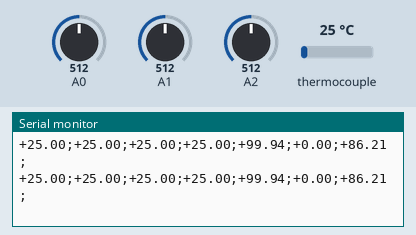
Bench run of a sketch on a simulated Arduino Uno, built with avr-gcc and run on an emulated ATmega328P. Shown: the last lines printed to the serial monitor. The inputs (shaded band) are chosen by the test bench; at power-on: thermocouple 25 °C, A0 = 512, A1 = 512, A2 = 512.

Above: at 1.7 s.
1.8 s: thermocouple set to 6 °C
At 1.91 s:
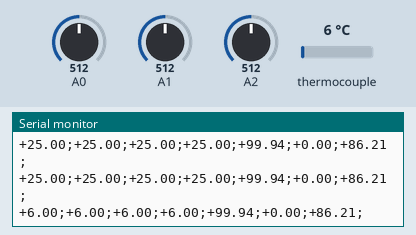
3.3 s: A0 set to 716
At 3.31 s:
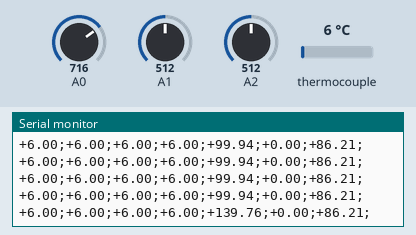
4.8 s: A1 set to 716
At 4.81 s:
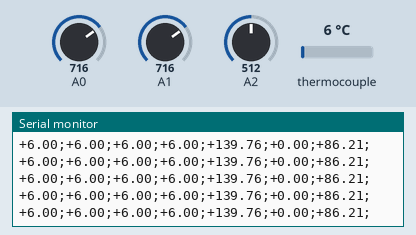
6.3 s: A2 set to 716
At 6.32 s:
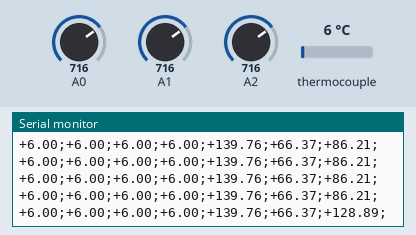
7.8 s: thermocouple set to 75 °C
At 7.83 s:
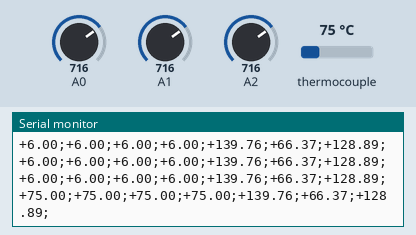
9.3 s: A0 set to 992
At 9.34 s:
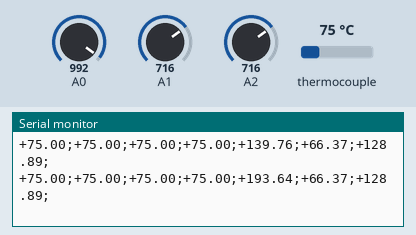
Timing chart, 0 to 11.8 s (numbered marks = the images above; inputs shaded):
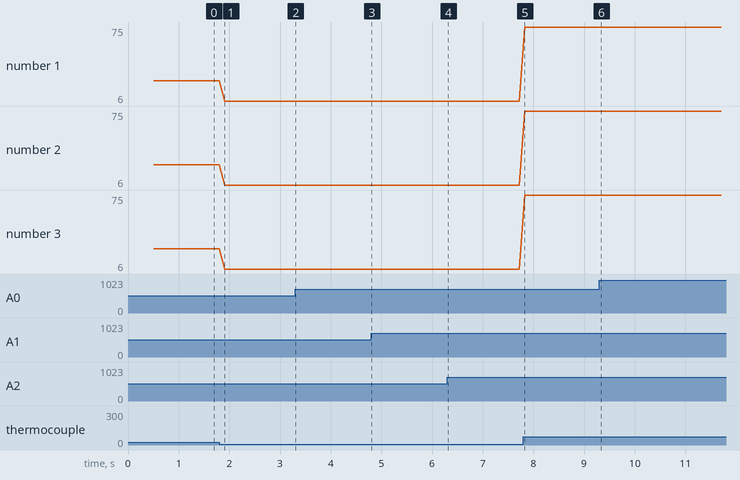

The sketch:

firmware_sketch.ino
```cpp
#include <Adafruit_MAX31855.h>

// I/O definitions
#define T_CLK 2
#define T_CS 3
#define T_DO 4
#define T_D1 5
#define T_D2 6
#define T_D3 7
#define VOLTAGE_ANALOG 0
#define CURRENT_ANALOG 1
#define PRESSURE_ANALOG 2

#define PRECISION 2
#define V_REF 2.49856
#define V_RES 0.00488
#define R_RATIO 0.025
#define SEPARATOR ";"

// Function prototypes
void read4Temps(int[], int, double[], int);
void readNAnalogs(int[], int, int[]);
String toStrVolts(int);
String toStrAmpere(int);
String toStrBar(int);

String doubleToString(double, uint8_t);

// Global variables
int dPins[4] = {T_DO, T_D1, T_D2, T_D3};
int analogInputs[3] = {VOLTAGE_ANALOG, CURRENT_ANALOG, PRESSURE_ANALOG};
double tCel[4] = {0.0, 0.0, 0.0, 0.0};
int analogReads[3] = {0, 0, 0};

void setup(){

    Serial.begin(115200);
    delay(500);
}

void loop(){

    // Reading sensors
    readNTemps(dPins, (sizeof(dPins)/sizeof(dPins[0])), tCel, (sizeof(tCel)/sizeof(tCel[0])));

    readNAnalogs(analogInputs, (sizeof(analogInputs)/sizeof(analogInputs[0])), analogReads);

    // Sending measurements to serial port
    String measurements = String("t0;t1;t2;t3;v;i;p;");

    // Tokens replacement loop
    for (int i = 0; i < 7; i++)
    {
        if (i < 4)
        {
            String temp = doubleToString(tCel[i], PRECISION);
            String tokenTemp = "t" + String(i);
            measurements.replace(tokenTemp, temp);
        }

        if ((i > 3) && (i < 5))
        {
            String voltage = toStrVolts(analogReads[i - 4]);
            String tokenVolt = "v";
            measurements.replace(tokenVolt, voltage);
        }
        if ((i > 4) && (i < 6))
        {
            String current = toStrAmpere(analogReads[i - 4]);
            String tokenCurrent = "i";
            measurements.replace(tokenCurrent, current);
        }
        if (i > 5)
        {
            String pressure = toStrBar(analogReads[i - 4]);
            String tokenPressure = "p";
            measurements.replace(tokenPressure, pressure);
        }
    }

    Serial.print(measurements + "\n");
    delay(100);

}

void readNTemps(int pins[], int pLen, double temps[], int tLen)
{
    // Cyclic thermocouples reader
    for (int i = 0; (i < pLen) && (i < tLen); i++)
    {
        Adafruit_MAX31855 thermocouple(T_CLK, T_CS, dPins[i]);
        temps[i] = thermocouple.readCelsius();
    }
}

void readNAnalogs(int analogIns[], int inLen, int analogReads[])
{
    for (int i = 0; i < inLen; i++)
        {
            analogReads[i] = analogRead(analogIns[i]);
        }
}

String toStrVolts(int adcOut)
{
    double dVoltage = (double)adcOut * V_RES * (1/R_RATIO);
    String strVoltage = doubleToString(dVoltage, PRECISION);
    return strVoltage;
}

String toStrAmpere(int adcOut)
{
    double vOffset = V_REF; // @ 0A +- 0.030V
    double vOutRaw = (adcOut * V_RES) - V_REF;
    double iOut = vOutRaw/0.015;
    String  strI = doubleToString(iOut, PRECISION);
    return strI;
}

String toStrBar(int adcOut)
{
    double pRaw = (adcOut - 100)*V_RES;
    double pOut = (172.3689 * pRaw) / 4.02;
    String strP = doubleToString(pOut, PRECISION);  // dummy output
    return strP;
}

String doubleToString(double number, uint8_t digits)
{
    String str = String("");

    if (isnan(number)) return String("nan");
    if (isinf(number)) return String("inf");
    if (number > 4294967040.0) return String("ovf");  // constant determined empirically
    if (number <-4294967040.0) return String("ovf");  // constant determined empirically

    // Handle negative numbers
    if (number < 0.0)
    {
       str += "-";
       number = -number;
    }
    else
    {
       str += "+";
    }

    // Round correctly so that print(1.999, 2) prints as "2.00"
    double rounding = 0.5;
    for (uint8_t i=0; i<digits; ++i)
      rounding /= 10.0;

    number += rounding;

    // Extract the integer part of the number and print it
    unsigned long int_part = (unsigned long)number;
    double remainder = number - (double)int_part;
    str += int_part;

    // Print the decimal point, but only if there are digits beyond
    if (digits > 0) {
      str += ".";
    }

    // Extract digits from the remainder one at a time
    while (digits-- > 0)
    {
      remainder *= 10.0;
      int toPrint = int(remainder);
      str += toPrint;
      remainder -= toPrint;
    }

    return str;
}
```

Measured:
- after the input at 1.8 s, the serial monitor: prints a new line after 0.11 s (image 1)
- after the input at 3.3 s, the serial monitor: prints a new line at once (image 2)
- after the input at 6.3 s, the serial monitor: prints a new line at once (image 4)
- after the input at 7.8 s, the serial monitor: prints a new line at once (image 5)
- after the input at 9.3 s, the serial monitor: prints a new line at once (image 6)
- plotted number 1: 25 → 6 after the input at 1.8 s, 6 → 75 after the input at 7.8 s
- plotted number 2: 25 → 6 after the input at 1.8 s, 6 → 75 after the input at 7.8 s
- plotted number 3: 25 → 6 after the input at 1.8 s, 6 → 75 after the input at 7.8 s
